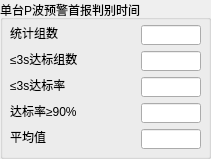
   <widget class="QGroupBox" name="groupBox_4">
    <property name="geometry">
     <rect>
      <x>560</x>
      <y>20</y>
      <width>211</width>
      <height>159</height>
     </rect>
    </property>
    <property name="title">
     <string>单台P波预警首报判别时间</string>
    </property>
    <widget class="QLabel" name="label_24">
     <property name="geometry">
      <rect>
       <x>10</x>
       <y>25</y>
       <width>48</width>
       <height>16</height>
      </rect>
     </property>
     <property name="text">
      <string>统计组数</string>
     </property>
    </widget>
    <widget class="QLineEdit" name="single_p_judgetime_sum">
     <property name="geometry">
      <rect>
       <x>141</x>
       <y>25</y>
       <width>60</width>
       <height>20</height>
      </rect>
     </property>
     <property name="readOnly">
      <bool>true</bool>
     </property>
    </widget>
    <widget class="QLabel" name="label_26">
     <property name="geometry">
      <rect>
       <x>10</x>
       <y>51</y>
       <width>70</width>
       <height>16</height>
      </rect>
     </property>
     <property name="text">
      <string>≤3s达标组数</string>
     </property>
    </widget>
    <widget class="QLineEdit" name="single_p_judgetime_le_3">
     <property name="geometry">
      <rect>
       <x>141</x>
       <y>51</y>
       <width>60</width>
       <height>20</height>
      </rect>
     </property>
     <property name="readOnly">
      <bool>true</bool>
     </property>
    </widget>
    <widget class="QLabel" name="label_27">
     <property name="geometry">
      <rect>
       <x>10</x>
       <y>77</y>
       <width>58</width>
       <height>16</height>
      </rect>
     </property>
     <property name="text">
      <string>≤3s达标率</string>
     </property>
    </widget>
    <widget class="QLineEdit" name="single_p_judgetime_le_3_rate">
     <property name="geometry">
      <rect>
       <x>141</x>
       <y>77</y>
       <width>60</width>
       <height>20</height>
      </rect>
     </property>
     <property name="readOnly">
      <bool>true</bool>
     </property>
    </widget>
    <widget class="QLabel" name="label_28">
     <property name="geometry">
      <rect>
       <x>10</x>
       <y>103</y>
       <width>79</width>
       <height>16</height>
      </rect>
     </property>
     <property name="text">
      <string>达标率≥90%</string>
     </property>
    </widget>
    <widget class="QLineEdit" name="single_p_judgetime_pass">
     <property name="geometry">
      <rect>
       <x>141</x>
       <y>103</y>
       <width>60</width>
       <height>20</height>
      </rect>
     </property>
     <property name="readOnly">
      <bool>true</bool>
     </property>
    </widget>
    <widget class="QLineEdit" name="single_p_judgetime_avg">
     <property name="geometry">
      <rect>
       <x>141</x>
       <y>129</y>
       <width>60</width>
       <height>20</height>
      </rect>
     </property>
     <property name="readOnly">
      <bool>true</bool>
     </property>
    </widget>
    <widget class="QLabel" name="label_25">
     <property name="geometry">
      <rect>
       <x>10</x>
       <y>129</y>
       <width>36</width>
       <height>16</height>
      </rect>
     </property>
     <property name="text">
      <string>平均值</string>
     </property>
    </widget>
   </widget>
